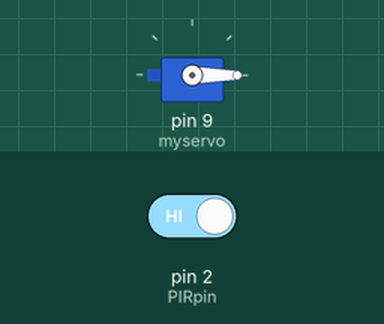
Recording of a sketch running on a simulated Arduino Uno, built with avr-gcc and run on an emulated ATmega328P. On the bench: servo. Inputs (shaded band) come from the test bench; at power-on: pin 2 (PIRpin) HIGH.

Above: at 8.1 s.
8.2 s: pin 2 (PIRpin) driven LOW
At 10.39 s:
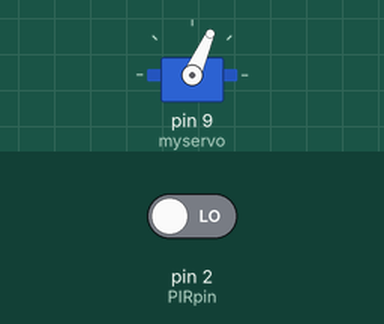
At 13.1 s:
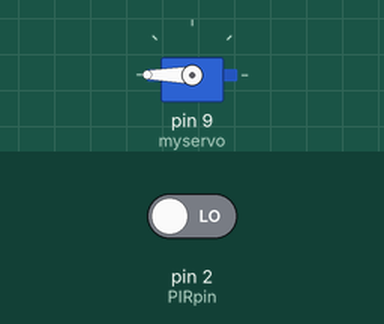
Timing chart, 0 to 14.6 s (numbered marks = the images above; inputs shaded):
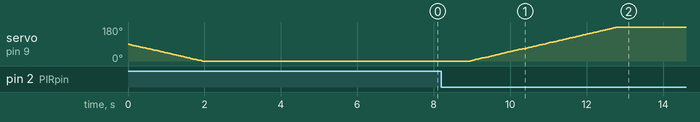

The sketch:

shouden_2_to_sa-bo.ino
```cpp
#include <VarSpeedServo.h>

VarSpeedServo myservo;//任意のクラスを用意

const int PIRpin = 2;
const int LEDpin = 13;

void setup()
{
  //pinMode(LEDpin, OUTPUT);
  pinMode(PIRpin, INPUT_PULLUP);
  myservo.attach(9);//サーボのピンを9番に接続
  myservo.write(0, 30, true);//(度, 速度, 待つ)
  delay(5000);
}

void loop()
{
   if (digitalRead(PIRpin) == LOW) {
     digitalWrite(LEDpin, HIGH);
     myservo.write(180, 30, true);//(度, 速度, 待つ)

     Serial.println("1");
   } else {
     digitalWrite(LEDpin, LOW);
     //myservo.write(0, 30, true);//(度, 速度, 待つ)
     Serial.println("0");
   }
   delay(1000);
}
```

Measured:
- after the input at 8.2 s, servo on pin 9 (myservo): moves from 0° to 180° over 3.9 s, starting after 0.76 s
